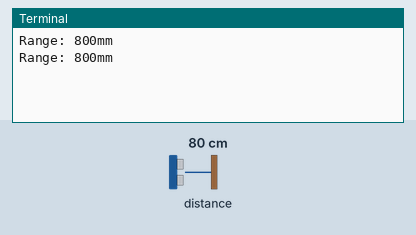
Bench run of a program on a simulated Raspberry Pi (BCM pin numbers). Parts: the last lines printed to the terminal. The test bench sets the inputs (shaded band); at power-on: distance to the obstacle 80 cm.

Above: at 1.2 s.
1.3 s: distance to the obstacle set to 2 cm
At 2.4 s:
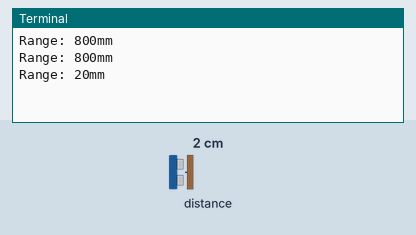
2.8 s: distance to the obstacle set to 4 cm
At 3.8 s:
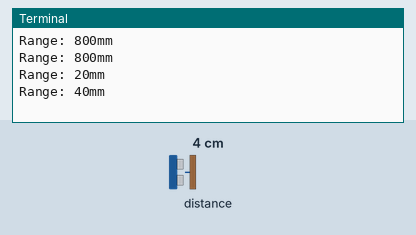
Timing chart, 0 to 5.8 s (numbered marks = the images above; inputs shaded):
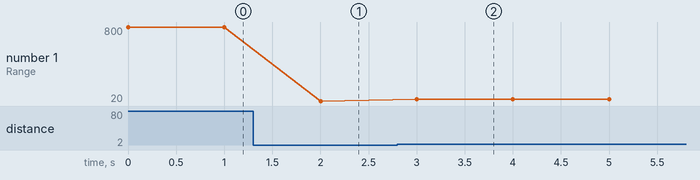

The program:

39.VL53L0X_ToF___________.py
```python
#!/usr/bin/env python
# coding: utf-8

# <center><img src="./image/CLBLOGO.jpg" alt="创乐博" style="width: 300px;"/></center>
#
# # 39.VL53L0X ToF激光雷达距离传感器实验
#
# @－－－－湖南创乐博智能科技有限公司－－－－<br>
# @  文件名：39.VL53L0X ToF激光雷达距离传感器.py <br>
# @  版本：V2.0 <br>
# @  author: zhulin<br>
# @  说明：VL53L0X ToF激光雷达距离传感器
# VL53L0X ToF激光雷达距离传感器，通过第三方自定义的adafruit_vl53l0x库操作该传感器模块，该传感器模块采用的是I2C的通讯方式，可以打印出测量的距离值！！！<br>

# ## 1.导入必要的库文件

# In[ ]:


import time
import board
import busio
import adafruit_vl53l0x


# ## 2.实例化I2C设备和初始化激光测距传感器模块

# In[ ]:


pii2c = busio.I2C(board.SCL, board.SDA)
makerobo_vl53 = adafruit_vl53l0x.VL53L0X(pii2c)


# ## 3.主程序

# In[ ]:


# 程序入口
if __name__ == '__main__':
    try:
        # 循环持续输出距离值
        while True:
            print("Range: {0}mm".format(makerobo_vl53.range))   # 打印出距离值
            time.sleep(1.0)                                     # 延时1s
    except KeyboardInterrupt:
        print("Exit")  # Exit on CTRL+C


# In[ ]:
```

Measured:
- after the input at 1.3 s, the terminal: prints a new line after 0.70 s (image 1)
- after the input at 2.8 s, the terminal: prints a new line after 0.20 s (image 2)
- plotted number 1: 800 → 20 after the input at 1.3 s, 20 → 40 after the input at 2.8 s
